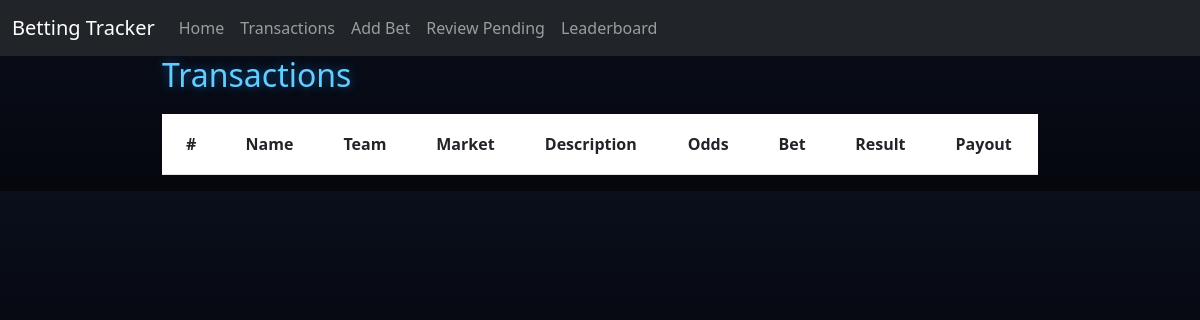
The page /review on the database as committed earlier.
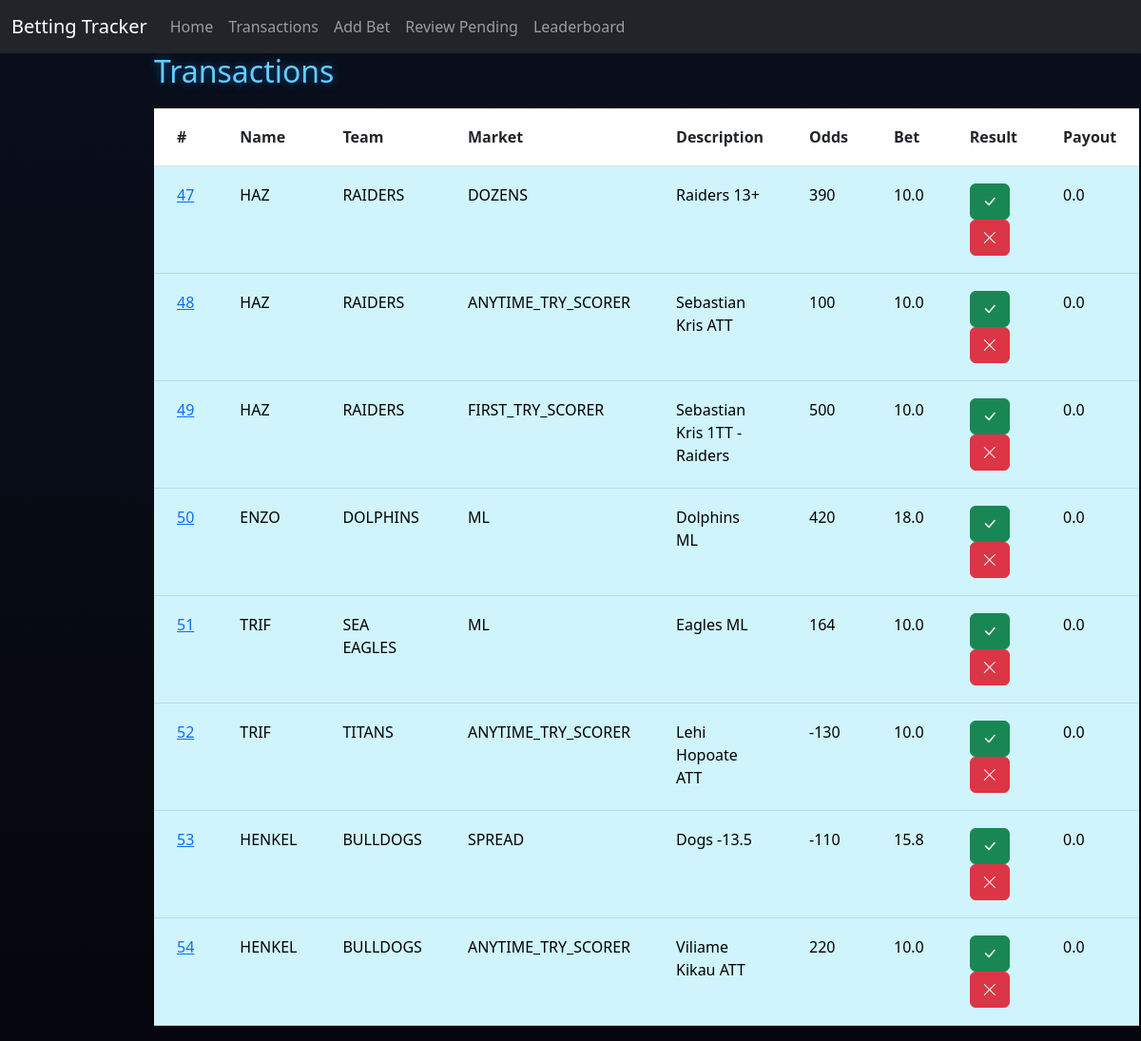
The same page on the database as committed later.
### tables this page shows
CREATE TABLE Transactions (
                            ID INTEGER PRIMARY KEY AUTOINCREMENT,
                            PlayerID INTEGER,
                            Team TEXT,
                            BetType TEXT,
                            Description TEXT,
                            Odds INTEGER,
                            AmountBet REAL,
                            Status TEXT,
                            AmountWon REAL,
                            FOREIGN KEY(PlayerID) REFERENCES Players(ID)
                        );

CREATE TABLE Players (
                        ID INTEGER PRIMARY KEY AUTOINCREMENT,
                        Name TEXT,
                        BetsPlaced INTEGER,
                        SuccessRate REAL,
                        Bank REAL
                    );

### app.py (the view, shortened to what this page needs)
@app.route("/review", methods=["GET", "POST"])
def review():
    db = get_db(DB)
    pending = db.execute("""
        SELECT Transactions.*, Players.Name
        FROM Transactions
        JOIN Players ON Players.ID = Transactions.PlayerID
        WHERE Status = 'Pending'
    """).fetchall()
    return render_template("review.html", transactions=pending)

### app.py (called while the page is built)
def get_db(DB):
    try:
        db = sqlite3.connect(DB)
        return db
    except sqlite3.Error as e:
        print(f"Error opening database: {e}")
        return None

### templates/review.html (shortened to what this page needs)
{% extends "base.html" %}
{% block content %}
<h2>Transactions</h2>
<table class="table transaction-table">
    <tr>
        <th>#</th>
        <th>Name</th>
        <th>Team</th>
        <th>Market</th>
        <th>Description</th>
        <th>Odds</th>
        <th>Bet</th>
        <th>Result</th>
        <th>Payout</th>
    </tr>
    {% for p in transactions %}
    <tr class="table-info">
        <td>
            <a href="{{ url_for('player', id=p[0]) }}">
                {{ p[0] }}
            </a>
        </td>
        <td>{{ p[9] }}</td>
        <td>{{ p[2] }}</td>
        <td>{{ p[3] }}</td>
        <td>{{ p[4] }}</td>
        <td>{{ p[5] }}</td>
        <td>{{ p[6] }}</td>
        <td>
            <form method="POST" action="{{ url_for('review') }}" style="display:inline;">
                <button class="btn btn-success">
                    <i class="bi bi-check-lg"></i>
                </button>
            </form>
            <form method="POST" action="{{ url_for('review') }}" style="display:inline;">
                <button class="btn btn-danger">
                    <i class="bi bi-x-lg"></i>
                </button>
            </form>
        </td>
        <td>{{ p[8] }}</td>
    </tr>
    {% endfor %}
</table>
{% endblock %}

### templates/base.html (shortened to what this page needs)
<!DOCTYPE html>
<html lang="en">
<head>
<link href="https://cdn.jsdelivr.net/npm/bootstrap@5.3.0/dist/css/bootstrap.min.css" rel="stylesheet">
<link rel="stylesheet" href="https://cdn.jsdelivr.net/npm/bootstrap-icons@1.11.1/font/bootstrap-icons.css">
</head>
<body>
<nav class="navbar navbar-expand-lg navbar-dark bg-dark">
    <div class="container-fluid">
        <a class="navbar-brand" href="/">Betting Tracker</a>
    <div class="collapse navbar-collapse">
        <ul class="navbar-nav me-auto mb-2 mb-lg-0">
            <li class="nav-item">
                <a class="nav-link" href="/">Home</a>
            </li>
            <li class="nav-item">
                <a class="nav-link" href="/transactions">Transactions</a>
            </li>
            <li class="nav-item">
                <a class="nav-link" href="/add">Add Bet</a>
            </li>
            <li class="nav-item">
                <a class="nav-link" href="/review">Review Pending</a>
            </li>
            <li class="nav-item">
                <a class="nav-link" href="/leaderboard">Leaderboard</a>
            </li>
        </ul>
    </div>
</div>
</nav>
<div class="container">
    {% block content %}
    {% endblock %}
</div>
</body>
</html>

### templates/base.html (style rules this page uses)
body { background: linear-gradient(to bottom, #0a0f1c, #05070d); color: white; font-family: 'Segoe UI', Tahoma, Geneva, Verdana, sans-serif; }
.container { max-width: 900px; }
h2 { margin-bottom: 20px; color: #66ccff; text-shadow: 0 0 10px rgba(0, 150, 255, 0.5); }
.transaction-table th, .transaction-table td { padding: 18px 24px; }

Rows that differ between the two databases and show on the page:
added Transactions: ID "47", Name "HAZ", Team "RAIDERS", BetType "DOZENS", Description "Raiders 13+", Odds "390", AmountBet "10.0", AmountWon "0.0"
added Transactions: ID "48", Name "HAZ", Team "RAIDERS", BetType "ANYTIME_TRY_SCORER", Description "Sebastian Kris ATT", Odds "100", AmountBet "10.0", AmountWon "0.0"
added Transactions: ID "49", Name "HAZ", Team "RAIDERS", BetType "FIRST_TRY_SCORER", Description "Sebastian Kris 1TT - Raiders", Odds "500", AmountBet "10.0", AmountWon "0.0"
added Transactions: ID "50", Name "ENZO", Team "DOLPHINS", BetType "ML", Description "Dolphins ML", Odds "420", AmountBet "18.0", AmountWon "0.0"
added Transactions: ID "51", Name "TRIF", Team "SEA EAGLES", BetType "ML", Description "Eagles ML", Odds "164", AmountBet "10.0", AmountWon "0.0"
added Transactions: ID "52", Name "TRIF", Team "TITANS", BetType "ANYTIME_TRY_SCORER", Description "Lehi Hopoate ATT", Odds "-130", AmountBet "10.0", AmountWon "0.0"
added Transactions: ID "53", Name "HENKEL", Team "BULLDOGS", BetType "SPREAD", Description "Dogs -13.5", Odds "-110", AmountBet "15.8", AmountWon "0.0"
added Transactions: ID "54", Name "HENKEL", Team "BULLDOGS", BetType "ANYTIME_TRY_SCORER", Description "Viliame Kikau ATT", Odds "220", AmountBet "10.0", AmountWon "0.0"
